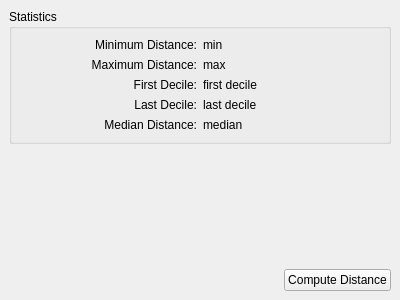
<?xml version="1.0" encoding="UTF-8"?>
<ui version="4.0">
 <class>DistanceWidget</class>
 <widget class="QDockWidget" name="DistanceWidget">
  <property name="geometry">
   <rect>
    <x>0</x>
    <y>0</y>
    <width>400</width>
    <height>300</height>
   </rect>
  </property>
  <property name="windowTitle">
   <string>Distance Between Point Set and Mesh</string>
  </property>
  <widget class="QWidget" name="dockWidgetContents">
   <layout class="QVBoxLayout" name="verticalLayout_2">
    <item>
     <layout class="QVBoxLayout" name="verticalLayout">
      <item>
       <widget class="QGroupBox" name="groupBox">
        <property name="title">
         <string>Statistics</string>
        </property>
        <layout class="QGridLayout" name="gridLayout">
         <item row="4" column="1">
          <widget class="QLabel" name="medianLabel">
           <property name="text">
            <string>median</string>
           </property>
          </widget>
         </item>
         <item row="3" column="1">
          <widget class="QLabel" name="lDecildeLabel">
           <property name="text">
            <string>last decile</string>
           </property>
          </widget>
         </item>
         <item row="0" column="1">
          <widget class="QLabel" name="minLabel">
           <property name="text">
            <string>min</string>
           </property>
          </widget>
         </item>
         <item row="2" column="1">
          <widget class="QLabel" name="fDecileLabel">
           <property name="text">
            <string>first decile</string>
           </property>
          </widget>
         </item>
         <item row="1" column="1">
          <widget class="QLabel" name="maxLabel">
           <property name="text">
            <string>max</string>
           </property>
          </widget>
         </item>
         <item row="0" column="0">
          <widget class="QLabel" name="label">
           <property name="text">
            <string>Minimum Distance:</string>
           </property>
           <property name="alignment">
            <set>Qt::AlignRight|Qt::AlignTrailing|Qt::AlignVCenter</set>
           </property>
          </widget>
         </item>
         <item row="1" column="0">
          <widget class="QLabel" name="label_2">
           <property name="text">
            <string>Maximum Distance:</string>
           </property>
           <property name="alignment">
            <set>Qt::AlignRight|Qt::AlignTrailing|Qt::AlignVCenter</set>
           </property>
          </widget>
         </item>
         <item row="2" column="0">
          <widget class="QLabel" name="label_3">
           <property name="text">
            <string>First Decile:</string>
           </property>
           <property name="alignment">
            <set>Qt::AlignRight|Qt::AlignTrailing|Qt::AlignVCenter</set>
           </property>
          </widget>
         </item>
         <item row="3" column="0">
          <widget class="QLabel" name="label_4">
           <property name="text">
            <string>Last Decile:</string>
           </property>
           <property name="alignment">
            <set>Qt::AlignRight|Qt::AlignTrailing|Qt::AlignVCenter</set>
           </property>
          </widget>
         </item>
         <item row="4" column="0">
          <widget class="QLabel" name="label_5">
           <property name="text">
            <string>Median Distance:</string>
           </property>
           <property name="alignment">
            <set>Qt::AlignRight|Qt::AlignTrailing|Qt::AlignVCenter</set>
           </property>
          </widget>
         </item>
        </layout>
        <zorder>medianLabel</zorder>
        <zorder>minLabel</zorder>
        <zorder>fDecileLabel</zorder>
        <zorder>maxLabel</zorder>
        <zorder>lDecildeLabel</zorder>
        <zorder>medianLabel</zorder>
        <zorder>minLabel</zorder>
        <zorder>fDecileLabel</zorder>
        <zorder>maxLabel</zorder>
        <zorder>lDecildeLabel</zorder>
        <zorder>label</zorder>
        <zorder>label_2</zorder>
        <zorder>label_3</zorder>
        <zorder>label_4</zorder>
        <zorder>label_5</zorder>
       </widget>
      </item>
      <item>
       <spacer name="verticalSpacer">
        <property name="orientation">
         <enum>Qt::Vertical</enum>
        </property>
        <property name="sizeHint" stdset="0">
         <size>
          <width>20</width>
          <height>40</height>
         </size>
        </property>
       </spacer>
      </item>
      <item>
       <layout class="QHBoxLayout" name="horizontalLayout">
        <item>
         <spacer name="horizontalSpacer">
          <property name="orientation">
           <enum>Qt::Horizontal</enum>
          </property>
          <property name="sizeHint" stdset="0">
           <size>
            <width>40</width>
            <height>20</height>
           </size>
          </property>
         </spacer>
        </item>
        <item>
         <widget class="QPushButton" name="pushButton">
          <property name="text">
           <string>Compute Distance</string>
          </property>
         </widget>
        </item>
       </layout>
      </item>
     </layout>
    </item>
   </layout>
  </widget>
 </widget>
 <resources/>
 <connections/>
</ui>
